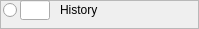
           <widget class="QFrame" name="historySkillsBox">
            <property name="styleSheet">
             <string notr="true">font: 12pt &quot;Eberron&quot;;</string>
            </property>
            <property name="frameShape">
             <enum>QFrame::StyledPanel</enum>
            </property>
            <property name="frameShadow">
             <enum>QFrame::Raised</enum>
            </property>
            <widget class="QRadioButton" name="historySkillsRButton">
             <property name="geometry">
              <rect>
               <x>3</x>
               <y>3</y>
               <width>121</width>
               <height>15</height>
              </rect>
             </property>
             <property name="accessibleName">
              <string>history</string>
             </property>
             <property name="styleSheet">
              <string notr="true">font: 12pt &quot;Eberron&quot;;</string>
             </property>
             <property name="text">
              <string/>
             </property>
            </widget>
            <widget class="QLineEdit" name="historySkills">
             <property name="geometry">
              <rect>
               <x>20</x>
               <y>0</y>
               <width>30</width>
               <height>20</height>
              </rect>
             </property>
             <property name="accessibleName">
              <string>intelligenceBonus</string>
             </property>
             <property name="styleSheet">
              <string notr="true">font: 12pt &quot;Eberron&quot;;</string>
             </property>
             <property name="maxLength">
              <number>2</number>
             </property>
             <property name="alignment">
              <set>Qt::AlignCenter</set>
             </property>
            </widget>
            <widget class="QLabel" name="historySkillsLabel">
             <property name="geometry">
              <rect>
               <x>60</x>
               <y>0</y>
               <width>130</width>
               <height>20</height>
              </rect>
             </property>
             <property name="styleSheet">
              <string notr="true">font: 12pt &quot;Eberron&quot;;</string>
             </property>
             <property name="text">
              <string>History</string>
             </property>
             <property name="textInteractionFlags">
              <set>Qt::NoTextInteraction</set>
             </property>
            </widget>
           </widget>
